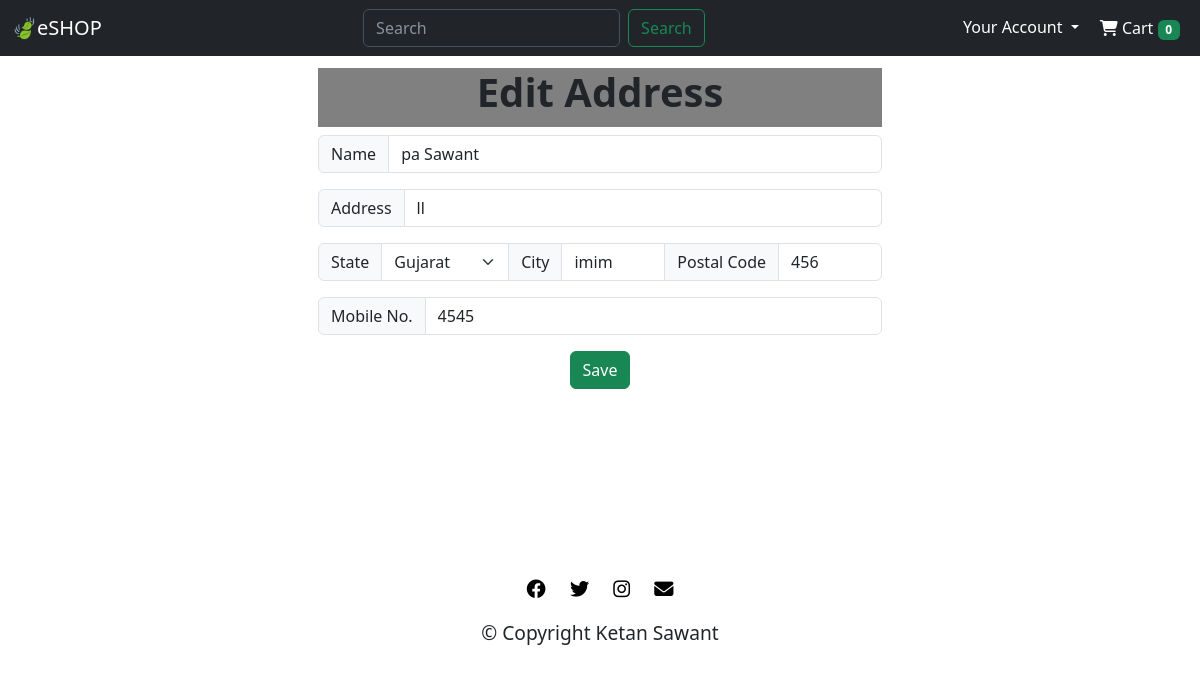
/edit_address/12, run on the app's committed database.
### accounts/models.py (models this page shows)
class Address(models.Model):
    user = models.ForeignKey(User, on_delete=models.CASCADE)
    name = models.CharField(max_length=100)
    address = models.TextField()
    state = models.CharField(max_length=100)
    city = models.CharField(max_length=100)
    postal_code = models.CharField(max_length=100, default="")
    mobile = models.IntegerField()

### accounts/views.py (the view, shortened to what this page needs)
# urls.py: path('edit_address/<address>', views.edit_address, name='edit_address'),
def edit_address(request, address):
    the_address = Address.objects.get(id = int(address))
    the_address = Address.objects.filter(id = int(address))
    data = {
        "address": the_address,
        "states":["Andhra Pradesh","Arunachal Pradesh ","Assam","Bihar","Chhattisgarh","Goa","Gujarat","Haryana","Himachal Pradesh","Jammu and Kashmir","Jharkhand","Karnataka","Kerala","Madhya Pradesh","Maharashtra","Manipur","Meghalaya","Mizoram","Nagaland","Odisha","Punjab","Rajasthan","Sikkim","Tamil Nadu","Telangana","Tripura","Uttar Pradesh","Uttarakhand","West Bengal","Andaman and Nicobar Islands","Chandigarh","Dadra and Nagar Haveli","Daman and Diu","Lakshadweep","National Capital Territory of Delhi","Puducherry"]
    }
    print(the_address)
    return render(request, "templates/accounts/edit_address.html", data)

### templates/accounts/edit_address.html (shortened to what this page needs)
{% extends 'base.html' %}
{% block css %}
<link rel="stylesheet" href="/static/accounts/styles.css">
{% endblock css %}
{% block content %}
<div class="container">
  {% for i in address %}
  <form class="" action="{% url 'edit_address' address=i.id %}" method="post">
    <h1>Edit Address</h1>
    <div class="input-group mb-3">
      <span class="input-group-text" id="basic-addon1">Name</span>
      <input name="name" type="text" class="form-control" placeholder="Username" value="{{ i.name }}" aria-label="Username" aria-describedby="basic-addon1" required>
    </div>
    <div class="input-group mb-3">
      <span class="input-group-text" id="basic-addon4">Address</span>
      <input name="address" type="textarea" class="form-control" placeholder="Address" value="{{ i.address }}" aria-label="address" aria-describedby="basic-addon1" required>
    </div>
    <div class="input-group mb-3">
      <span class="input-group-text" id="basic-addon4">State</span>
      <select name="state" class="form-select" aria-label="Default select example" required>
        <option selected>{{ i.state }}</option>
      </select>
      <span class="input-group-text">City</span>
      <input name="city" type="text" class="form-control" value="{{ i.city }}" placeholder="City" aria-label="city" required>
      <span class="input-group-text">Postal Code</span>
      <input name="postal_code" type="text" class="form-control" value="{{ i.postal_code }}" placeholder="Postal Code" aria-label="city" required>
    </div>
    <div class="input-group mb-3">
      <span class="input-group-text" id="basic-addon1">Mobile No.</span>
      <input name="mobile_no" type="tel" class="form-control" value="{{ i.mobile }}" placeholder="Mobile No." required>
    </div>
    <button type="button" class="btn btn-success" data-bs-toggle="modal" data-bs-target="#exampleModal">
      Save
    </button>
    {% endfor %}
  </form>
</div>
{% endblock content %}

### static/accounts/styles.css (style rules this page uses)
.container { margin-top: 1%; padding: 0 24%; text-align: center; }
h1 { padding-bottom: 2%; background-color: grey; font-weight: bold; }

### data on the page
Address: name "pa Sawant", address "ll", state "Gujarat", city "imim", postal_code "456", mobile_no "4545"

### other printed values
{{ user.get_cart_count | length }} "0"
